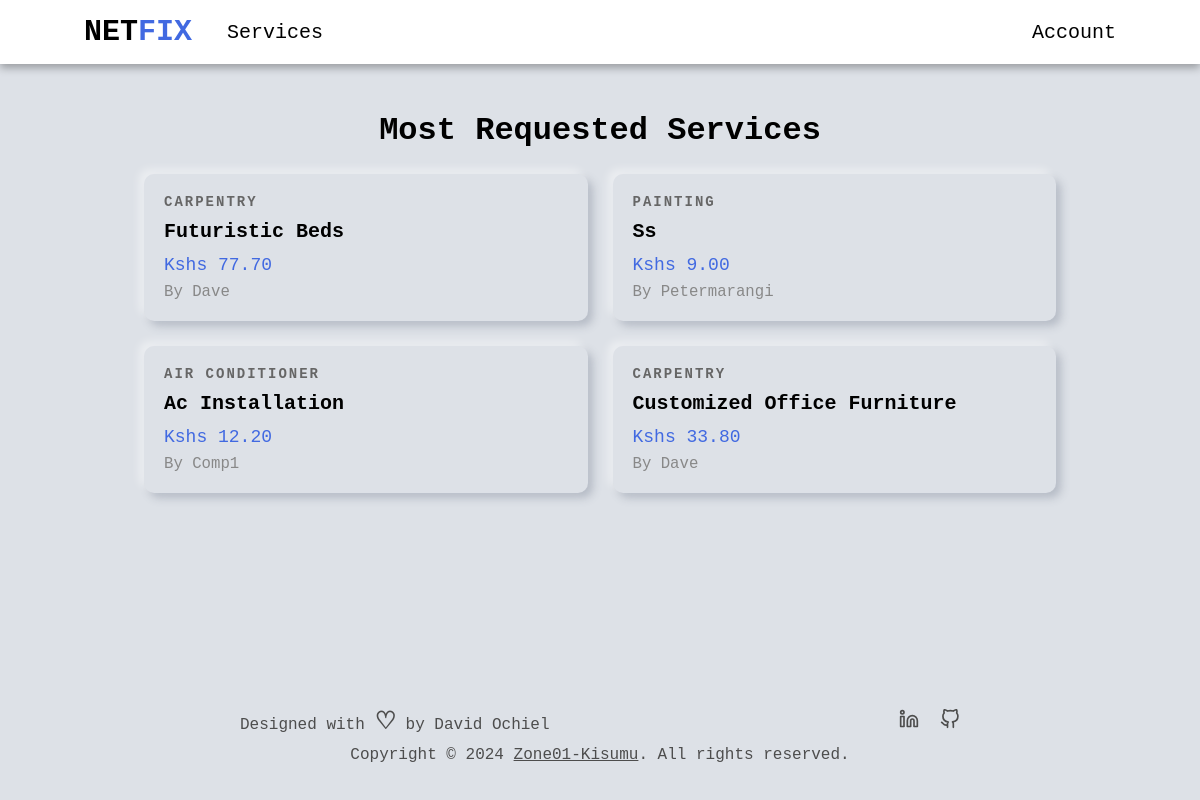
The page / on the database its author committed.
### services/models.py (models this page shows, shortened)
class Service(models.Model):
    company = models.ForeignKey(Company, default="", on_delete=models.CASCADE)
    name = models.CharField(max_length=40)
    description = models.TextField()
    price_hr = models.DecimalField(decimal_places=2, max_digits=5)
    choices = (
        ('Air Conditioner', 'Air Conditioner'),
        ('Carpentry', 'Carpentry'),
        ('Electricity', 'Electricity'),
        ('Gardening', 'Gardening'),
        ('Home Machines', 'Home Machines'),
        ('House Keeping', 'House Keeping'),
        ('Interior Design', 'Interior Design'),
        ('Locks', 'Locks'),
        ('Painting', 'Painting'),
        ('Plumbing', 'Plumbing'),
        ('Water Heaters', 'Water Heaters'),
    )
    field = models.CharField(max_length=30, blank=False, null=False, default="", choices=choices)
    date = models.DateTimeField(auto_now=True, null=False)
    id = models.UUIDField(default=uuid.uuid4, unique=True, primary_key=True, editable=False)

### users/models.py (models this page shows, shortened)
class Company(models.Model):
    user = models.OneToOneField(User, on_delete=models.CASCADE, primary_key=True)
    choices = (
        ('Air Conditioner', 'Air Conditioner'),
        ('All in One', 'All in One'),
        ('Carpentry', 'Carpentry'),
        ('Electricity', 'Electricity'),
        ('Gardening', 'Gardening'),
        ('Home Machines', 'Home Machines'),
        ('House Keeping', 'House Keeping'),
        ('Interior Design', 'Interior Design'),
        ('Locks', 'Locks'),
        ('Painting', 'Painting'),
        ('Plumbing', 'Plumbing'),
        ('Water Heaters', 'Water Heaters'),
    )
    field = models.CharField(max_length=30, blank=False, null=False, default="", choices=choices)
    class Meta:
        verbose_name = 'Company'
        verbose_name_plural = 'Companies'
    def __str__(self):
        return self.user.username

class User(AbstractUser):
    is_company = models.BooleanField(default=False)
    is_customer = models.BooleanField(default=False)
    email = models.EmailField(max_length=100, unique=True)
    username = models.CharField(max_length=100, unique=True)
    id = models.UUIDField(default=uuid.uuid4, unique=True, primary_key=True, editable=False)
    USERNAME_FIELD = 'email'
    REQUIRED_FIELDS = ['username']

### main/views.py (the view)
# urls.py: path("", v.home, name="home"),
def home(request):
    most_requested_services = Service.objects.annotate(request_count=Count('requestservice')).filter(request_count__gt=0).order_by('-request_count')
    context = {
        'most_requested_services': most_requested_services,
    }
    return render(request, "main/home.html", context)

### main/templates/main/home.html
{% extends 'main/base.html' %}
{% block content %}
<div class="services-header">
    <h1>Most Requested Services</h1>
</div>
<div class="services-grid">
    {% for service in most_requested_services %}
    <a href="{% url 'index' service.id %}" class="service-card">
        <div class="card-content">
            <div class="service-category">{{ service.field }}</div>
            <h2 class="service-name">{{ service.name }}</h2>
            <div class="service-price">Kshs {{ service.price_hr }}</div>
            <div class="service-company">by {{service.company}}</div>
        </div>
    </a>
    {% endfor %}
</div>
{% endblock content %}

### static/css/style.css (style rules this page uses)
* { margin: 0; padding: 0; box-sizing: border-box; font-family: 'Courier New', Courier, monospace; }
:root { --nav-height: 8vh; --default-back: #dde1e7; }
a { text-decoration: none; color: black; }
.services-grid { display: grid; grid-template-columns: repeat(auto-fill, minmax(300px, 1fr)); gap: 25px; }
.services-header { display: flex; align-items: center; justify-content: center; flex-direction: column; margin-bottom: 25px; text-transform: capitalize; }
.service-card { border-radius: 10px; box-shadow: -5px -5px 9px rgba(255,255,255,0.45), 5px 5px 9px rgba(94,104,121,0.3); transition: transform 0.3s; cursor: pointer; text-decoration: none; color: black; display: block; }
.card-content { padding: 20px; }
.service-category { font-size: 14px; font-weight: 800; color: #666; margin-bottom: 10px; text-transform: uppercase; letter-spacing: 2px; }
.service-name { font-size: 20px; text-transform: capitalize; font-weight: bold; margin-bottom: 12px; }
.service-price { font-size: 18px; color: royalblue; margin-bottom: 8px; }
.service-company { font-size: 98%; text-transform: capitalize; color: #888; }

### rows shown on the page
Service: field "CARPENTRY", name "Futuristic Beds", price_hr "77.70", company "Dave"
Service: field "PAINTING", name "Ss", price_hr "9.00", company "Petermarangi"
Service: field "AIR CONDITIONER", name "Ac Installation", price_hr "12.20", company "Comp1"
Service: field "CARPENTRY", name "Customized Office Furniture", price_hr "33.80", company "Dave"
